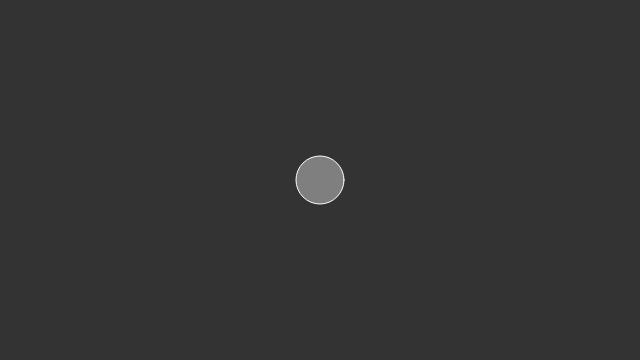
Frame 1 (no input)
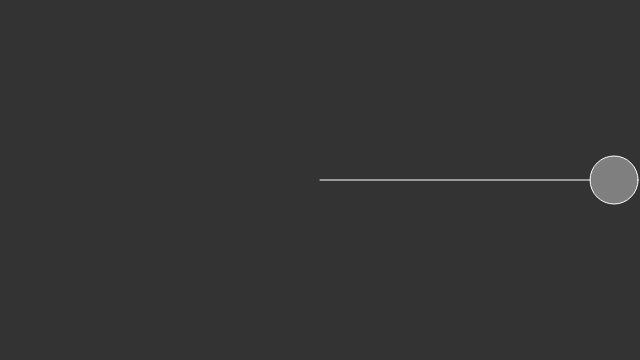
Frame 60 (no input)
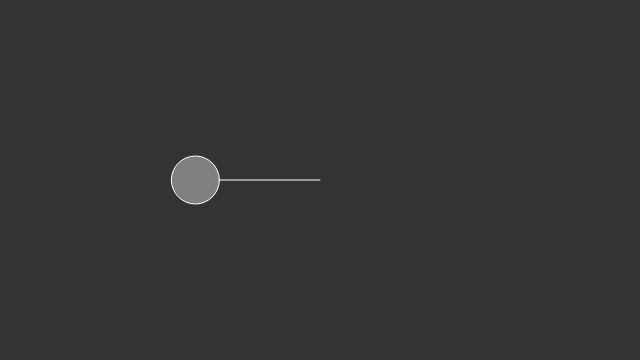
Frame 120 (the mouse pressed at the canvas centre since frame 60)

The p5.js sketch that drew these frames (run headless with seeded random() and noise() and a simulated clock; from frame 60 on, the mouse is pressed at the canvas centre):

// p5.js sketch
// ── sketch.js
// This was coded while reading:
// "The Nature of Code" by Daniel Shiffman
// http://natureofcode.com/

var angle = 0;
var aVelocity = 0.03;

function setup() {
  createCanvas(640, 360);
}

function draw() {
  background(51);

  var amplitude = 300;
  var x = amplitude * sin(angle);
  angle += aVelocity;

  translate(width/2, height/2);

  stroke(255);
  fill(127);
  line(0, 0, x, 0);
  ellipse(x, 0, 48, 48);
}
